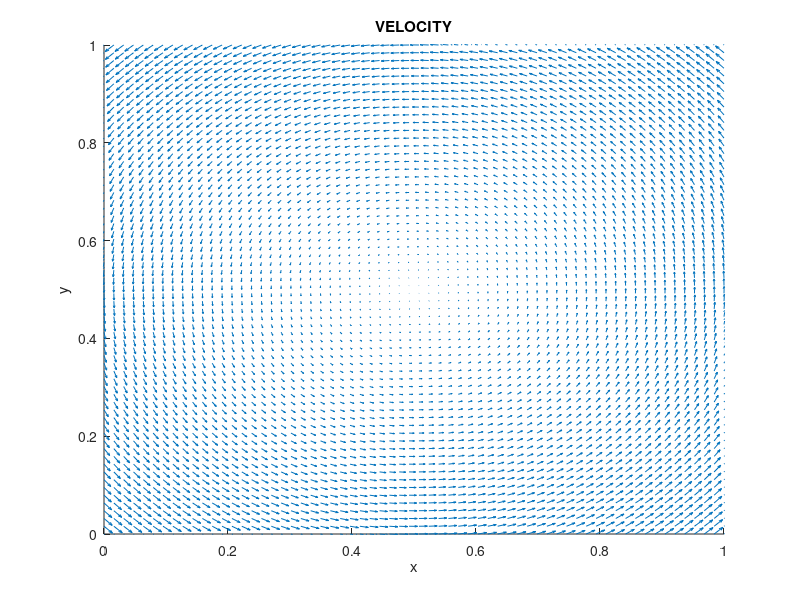

MATLAB code for this plot: (Note: this script raises an error after producing the figure.)
%%%%%%%%%%%%%%%%%%%%%%%%%%%%%%%%%%%%%%%%%%%%%%%%%%%%%%%%%%%%%%%%%%%%%%%%%%%
%
% Runs Advection-Diffusion Code
%
%%%%%%%%%%%%%%%%%%%%%%%%%%%%%%%%%%%%%%%%%%%%%%%%%%%%%%%%%%%%%%%%%%%%%%%%%%%

function adv_diff()

L = 1;              % Size of computational grid
N = 64;            % # of grid points
dx = L/(N-1);dy=dx; % Grid Resolution
k = 1e-6;           % Diffusive Coefficient

dt = 1e-3;          % time-step
Tfinal = 40.0;      % final time
tVec = 0:dt:Tfinal; % time-vector

[uX,uY] = give_Velocity_Fields(N,L,dx); % Give background velocity fields
plot_Vector_Field(L,uX,uY,dx);
C = give_Initial_Concentration(N,L,dx); % Give initial concentration

print_dump = 100;
ctsave = 0;
% CREATE VIZ_IB2D FOLDER and VISIT FILES
mkdir('viz_IB2d');
print_vtk_files(ctsave,uX',uY',L,N,C)

fprintf('\nStarting the advection-diffusion time-stepping!\n');

%
% START THE TIME-STEPPING
%
for i=1:length(tVec)

    % Update the advection-diffusion
    
    % Flux Limiter
    C = please_Update_Adv_Diff_Concentration_Flux_Limiter(C,dt,dx,dy,uX,uY,k);
    
    % Split (temporally) + Upwind
    %C = please_Update_Adv_Diff_Concentration_Split(C,dt,dx,dy,uX,uY,k);
    
    % Split (temporally) + Lax-Wendroff
    %C = please_Update_Adv_Diff_Concentration_Split_Lax_Wendroff(C,dt,dx,dy,uX,uY,k);

    % Un-Split (temporally) + Upwind
    %C = please_Update_Adv_Diff_Concentration_Unsplit(C,dt,dx,dy,uX,uY,k);


    
    % Save files info!
    ctsave = ctsave + 1;
    if mod(ctsave,print_dump) == 0
        print_vtk_files(ctsave,uX',uY',L,N,C);
    end
    fprintf('Time: %d\n',tVec(i));
    
end


%%%%%%%%%%%%%%%%%%%%%%%%%%%%%%%%%%%%%%%%%%%%%%%%%%%%%%%%%%%%%%%%%%%%%%%%%%%
%
% FUNCTION: give initial concentration!
%
%%%%%%%%%%%%%%%%%%%%%%%%%%%%%%%%%%%%%%%%%%%%%%%%%%%%%%%%%%%%%%%%%%%%%%%%%%%

function C = give_Initial_Concentration(N,L,dx)

%WHERE OUTER TUBE LIES
%xMin = 0.15; xMax = 0.45;
%yMin = 0.85; yMax = 1.15;

xMin = 0.6; xMax = 0.8;
yMin = 0.2; yMax = 0.4;

xMid = (xMin+xMax)/2;
yMid = (yMin+yMax)/2;

xDiff = (xMax-xMin)/2;
yDiff = (yMax-yMin)/2;

x = 0:dx:L;
y = 0:dx:L;

inds = give_Me_Indices_To_Apply_Force(x,y,xMin,xMax,yMin,yMax);

C = zeros(N,N);
for i=1:length( inds(:,1) )
    xInd = inds(i,1);
    yInd = inds(i,2);
    xPt = x(xInd);
    yPt = y(yInd);
    C(yInd,xInd ) = (-0.5/yDiff^2)*( (yPt-yMid) - yDiff )*( (yPt-yMid) + yDiff ) +  (-0.5/xDiff^2)*( (xPt-xMid) - xDiff )*( (xPt-xMid) + xDiff ); %1.0;
    %C(xInd,yInd ) = (-1.0/xDiff^2)*( (xPt-xMid) - xDiff )*( (xPt-xMid) + xDiff ); %1.0;

end

%%%%%%%%%%%%%%%%%%%%%%%%%%%%%%%%%%%%%%%%%%%%%%%%%%%%%%%%%%%%%%%%%%%%%%
%
% FUNCTION: computes indices for placing initial concentration 
%
%%%%%%%%%%%%%%%%%%%%%%%%%%%%%%%%%%%%%%%%%%%%%%%%%%%%%%%%%%%%%%%%%%%%%%%

function inds = give_Me_Indices_To_Apply_Force(x,y,xMin,xMax,yMin,yMax)

j=1; noMinYet = 1;
while noMinYet
    
    if ( x(j) >= xMin )
        iX_min = j;
        noMinYet = 0;
    end
    j=j+1;
end

j=length(x); noMaxYet = 1;
while noMaxYet
    
    if ( x(j) <= xMax )
        iX_max = j;
        noMaxYet = 0;
    end
    j=j-1;
end

j=1; noMinYet = 1;
while noMinYet
    
    if ( y(j) >= yMin )
        iY_min = j;
        noMinYet = 0;
    end
    j=j+1;
end

j=length(y); noMaxYet = 1;
while noMaxYet
    
    if ( y(j) <= yMax )
        iY_max = j;
        noMaxYet = 0;
    end
    j=j-1;
end

iX_Vec = iX_min:1:iX_max;
iY_Vec = iY_min:1:iY_max;

n = 1;
for i=1:length(iX_Vec)
    for j=1:length(iY_Vec)
        inds(n,1) = iX_Vec(i);
        inds(n,2) = iY_Vec(j);
        n = n+1; 
    end
end


%%%%%%%%%%%%%%%%%%%%%%%%%%%%%%%%%%%%%%%%%%%%%%%%%%%%%%%%%%%%%%%%%%%%%%%%%%%
%
% FUNCTION: give prescribed velocity fields!
%
%%%%%%%%%%%%%%%%%%%%%%%%%%%%%%%%%%%%%%%%%%%%%%%%%%%%%%%%%%%%%%%%%%%%%%%%%%%

function [uX,uY] = give_Velocity_Fields(N,L,dx)

xGrid = 0:dx:L; yGrid=xGrid; % Construct grid values
xC = L/2; yC = L/2;          % Center point

uX = zeros(N,N); uY = uX;    % Allocate memory

for i=1:length(xGrid)
    
    x = xGrid(i);
    
    for j=1:length(yGrid)
    
        y = yGrid(j);
        
        uX(j,i) = -( y - yC )/5;
        uY(j,i) = ( x - xC )/5;
        
    end
end

%%%%%%%%%%%%%%%%%%%%%%%%%%%%%%%%%%%%%%%%%%%%%%%%%%%%%%%%%%%%%%%%%%%%%%%%%%%
%
% FUNCTION: plot vector field
%
%%%%%%%%%%%%%%%%%%%%%%%%%%%%%%%%%%%%%%%%%%%%%%%%%%%%%%%%%%%%%%%%%%%%%%%%%%%

function plot_Vector_Field(L,uX,uY,dx)

figure(55)
xGrid = 0:dx:L; yGrid=xGrid; % Construct grid values
%
axis([0 L 0 L]);
title('VELOCITY');
xlabel('x'); ylabel('y');
hold all;

quiver(xGrid,yGrid,uX,uY); %Print Velocity Field

drawnow;
    